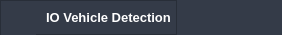
        <widget class="QFrame" name="titleBar">
         <property name="minimumSize">
          <size>
           <width>0</width>
           <height>35</height>
          </size>
         </property>
         <property name="maximumSize">
          <size>
           <width>16777215</width>
           <height>35</height>
          </size>
         </property>
         <property name="styleSheet">
          <string notr="true">background-color: rgb(52, 59, 72);</string>
         </property>
         <property name="frameShape">
          <enum>QFrame::NoFrame</enum>
         </property>
         <property name="frameShadow">
          <enum>QFrame::Raised</enum>
         </property>
         <layout class="QHBoxLayout" name="horizontalLayout">
          <property name="spacing">
           <number>0</number>
          </property>
          <property name="leftMargin">
           <number>0</number>
          </property>
          <property name="topMargin">
           <number>0</number>
          </property>
          <property name="rightMargin">
           <number>0</number>
          </property>
          <property name="bottomMargin">
           <number>0</number>
          </property>
          <item>
           <widget class="QFrame" name="titleFrame">
            <property name="frameShape">
             <enum>QFrame::StyledPanel</enum>
            </property>
            <property name="frameShadow">
             <enum>QFrame::Raised</enum>
            </property>
            <layout class="QHBoxLayout" name="horizontalLayout_2">
             <property name="spacing">
              <number>10</number>
             </property>
             <property name="leftMargin">
              <number>0</number>
             </property>
             <property name="topMargin">
              <number>0</number>
             </property>
             <property name="rightMargin">
              <number>5</number>
             </property>
             <property name="bottomMargin">
              <number>0</number>
             </property>
             <item>
              <widget class="QLabel" name="titleIcon">
               <property name="minimumSize">
                <size>
                 <width>35</width>
                 <height>35</height>
                </size>
               </property>
               <property name="maximumSize">
                <size>
                 <width>35</width>
                 <height>35</height>
                </size>
               </property>
               <property name="text">
                <string/>
               </property>
               <property name="pixmap">
                <pixmap resource="all_icons.qrc">:/icons/car_logo</pixmap>
               </property>
               <property name="alignment">
                <set>Qt::AlignCenter</set>
               </property>
              </widget>
             </item>
             <item>
              <widget class="QLabel" name="titleLabel">
               <property name="font">
                <font>
                 <family>Segoe UI</family>
                 <pointsize>10</pointsize>
                 <weight>75</weight>
                 <bold>true</bold>
                </font>
               </property>
               <property name="styleSheet">
                <string notr="true">color: white;</string>
               </property>
               <property name="text">
                <string>IO Vehicle Detection</string>
               </property>
              </widget>
             </item>
            </layout>
            <zorder>titleLabel</zorder>
            <zorder>titleIcon</zorder>
           </widget>
          </item>
          <item>
           <widget class="QFrame" name="btnsFrame">
            <property name="maximumSize">
             <size>
              <width>120</width>
              <height>16777215</height>
             </size>
            </property>
            <property name="frameShape">
             <enum>QFrame::NoFrame</enum>
            </property>
            <property name="frameShadow">
             <enum>QFrame::Raised</enum>
            </property>
            <layout class="QHBoxLayout" name="horizontalLayout_3">
             <property name="spacing">
              <number>0</number>
             </property>
             <property name="leftMargin">
              <number>0</number>
             </property>
             <property name="topMargin">
              <number>0</number>
             </property>
             <property name="rightMargin">
              <number>0</number>
             </property>
             <property name="bottomMargin">
              <number>0</number>
             </property>
             <item>
              <widget class="QPushButton" name="btnMinimize">
               <property name="minimumSize">
                <size>
                 <width>35</width>
                 <height>35</height>
                </size>
               </property>
               <property name="layoutDirection">
                <enum>Qt::LeftToRight</enum>
               </property>
               <property name="styleSheet">
                <string notr="true">QPushButton {	
	border: none;
	background-color: transparent;
}
QPushButton:hover {
	background-color:  rgb(35, 40, 49);
}
QPushButton:pressed {	
	background-color: rgb(85, 170, 255);
}</string>
               </property>
               <property name="text">
                <string/>
               </property>
               <property name="icon">
                <iconset resource="all_icons.qrc">
                 <normaloff>:/icons/min</normaloff>:/icons/min</iconset>
               </property>
              </widget>
             </item>
             <item>
              <widget class="QPushButton" name="btnMaximize">
               <property name="minimumSize">
                <size>
                 <width>35</width>
                 <height>35</height>
                </size>
               </property>
               <property name="layoutDirection">
                <enum>Qt::LeftToRight</enum>
               </property>
               <property name="styleSheet">
                <string notr="true">QPushButton {	
	border: none;
	background-color: transparent;
}
QPushButton:hover {
	background-color:  rgb(35, 40, 49);
}
QPushButton:pressed {	
	background-color: rgb(85, 170, 255);
}</string>
               </property>
               <property name="text">
                <string/>
               </property>
               <property name="icon">
                <iconset resource="all_icons.qrc">
                 <normaloff>:/icons/max</normaloff>:/icons/max</iconset>
               </property>
              </widget>
             </item>
             <item>
              <widget class="QPushButton" name="btnClose">
               <property name="minimumSize">
                <size>
                 <width>35</width>
                 <height>35</height>
                </size>
               </property>
               <property name="layoutDirection">
                <enum>Qt::LeftToRight</enum>
               </property>
               <property name="styleSheet">
                <string notr="true">QPushButton {	
	border: none;
	background-color: transparent;
}
QPushButton:hover {
	background-color: rgb(35, 40, 49);
}
QPushButton:pressed {	
	background-color: rgb(85, 170, 255);
}</string>
               </property>
               <property name="text">
                <string/>
               </property>
               <property name="icon">
                <iconset resource="all_icons.qrc">
                 <normaloff>:/icons/x</normaloff>:/icons/x</iconset>
               </property>
              </widget>
             </item>
            </layout>
            <zorder>btnMaximize</zorder>
            <zorder>btnClose</zorder>
            <zorder>btnMinimize</zorder>
           </widget>
          </item>
         </layout>
        </widget>
